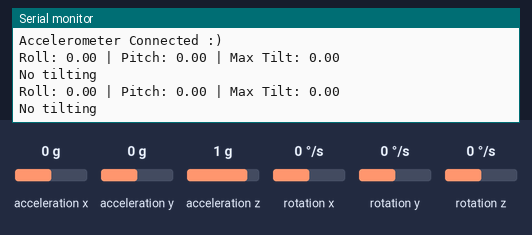
Bench run of a sketch on a simulated ESP8266 (NodeMCU). Shown: the last lines printed to the serial monitor. Inputs (shaded band) come from the test bench; at power-on: acceleration x 0 g, acceleration y 0 g, acceleration z 1 g, rotation x 0 °/s, rotation y 0 °/s, rotation z 0 °/s.

Above: at 1.8 s.
1.9 s: acceleration x set to -1.4 g
At 2.6 s:
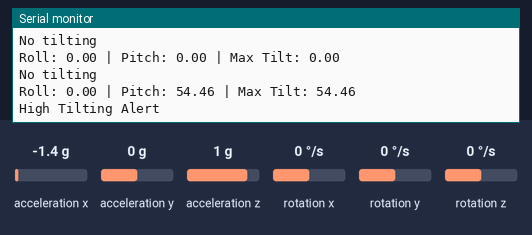
4.5 s: acceleration y set to -1.4 g
At 5.8 s:
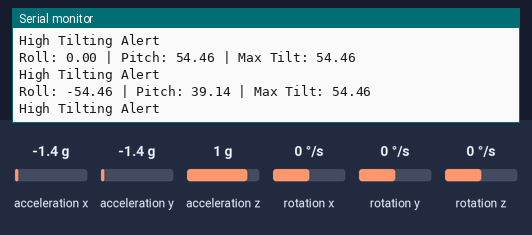
6.0 s: acceleration z set to -1.4 g
At 6.9 s:
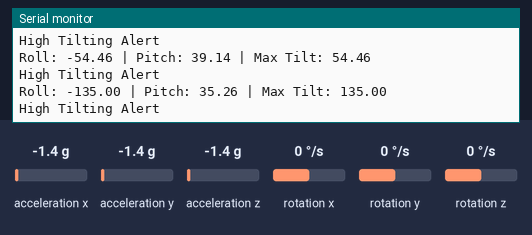
Timing chart, 0 to 9.0 s (numbered marks = the images above; inputs shaded):
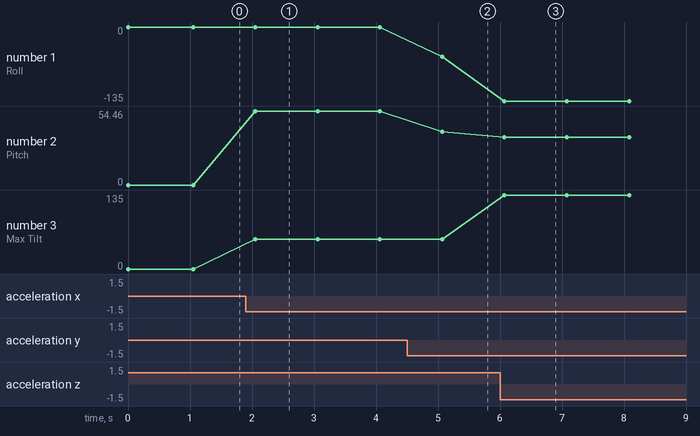

Measured:
- after the input at 1.9 s, the serial monitor: prints a new line after 0.16 s (image 1)
- after the input at 4.5 s, the serial monitor: prints a new line after 0.56 s (image 2)
- after the input at 6.0 s, the serial monitor: prints a new line after 0.07 s (image 3)
- plotted number 1: 0 → -54.46 after the input at 4.5 s, -54.46 → -135 after the input at 6.0 s
- plotted number 2: 0 → 54.46 after the input at 1.9 s, 54.46 → 39.14 after the input at 4.5 s, 39.14 → 35.26 after the input at 6.0 s
- plotted number 3: 0 → 54.46 after the input at 1.9 s, 54.46 → 135 after the input at 6.0 s

The sketch:

tiltCode.ino
```cpp
#include <Wire.h>
#include <MPU6050.h>
#include <math.h>

// ✅ Use explicit I2C address that scanner showed (0x68)
MPU6050 accelerometer(0x68);

// Tilt levels (in degrees)
const float lowTiltAngle  = 10.0;
const float midTiltAngle  = 20.0;
const float highTiltAngle = 30.0;

// Raw accelerometer values
short int axisX, axisY, axisZ;

// G-force values
float xAxisGforce, yAxisGforce, zAxisGforce;
const float gForce = 16384.0;  // 1g = 16384 for MPU6050 (±2g range)

// Angles
float roll, pitch;

void setup() {
  Serial.begin(9600);

  // For NodeMCU: SDA = D2, SCL = D1
  Wire.begin(D2, D1);
  // (Optional) faster I2C:
  // Wire.setClock(400000);

  Serial.println("Initializing Accelerometer...");
  accelerometer.initialize();

  // ✅ Do NOT loop forever. Just check once and warn.
  if (!accelerometer.testConnection()) {
    Serial.println("⚠ Warning: testConnection failed, but I2C device found at 0x68. Continuing anyway...");
  } else {
    Serial.println("Accelerometer Connected :)");
  }
}

void loop() {
  // Read raw acceleration
  accelerometer.getAcceleration(&axisX, &axisY, &axisZ);

  // Convert to g-force
  xAxisGforce = axisX / gForce;
  yAxisGforce = axisY / gForce;
  zAxisGforce = axisZ / gForce;

  // Calculate angles (in degrees)
  roll = atan2(yAxisGforce, zAxisGforce) * 180.0 / PI;
  pitch = atan2(-xAxisGforce, sqrt(yAxisGforce * yAxisGforce + zAxisGforce * zAxisGforce)) * 180.0 / PI;

  // Use the maximum tilt from roll or pitch
  float tilt = max(abs(roll), abs(pitch));

  // Debug
  Serial.print("Roll: ");
  Serial.print(roll);
  Serial.print(" | Pitch: ");
  Serial.print(pitch);
  Serial.print(" | Max Tilt: ");
  Serial.println(tilt);

  // Decide tilt level
  if (tilt >= highTiltAngle) {
    Serial.println("High Tilting Alert");
  } else if (tilt >= midTiltAngle) {
    Serial.println("Mid Tilting Alert");
  } else if (tilt >= lowTiltAngle) {
    Serial.println("Low Tilting Alert");
  } else {
    Serial.println("No tilting");
  }

  delay(1000);  // small delay for stability
}
```
